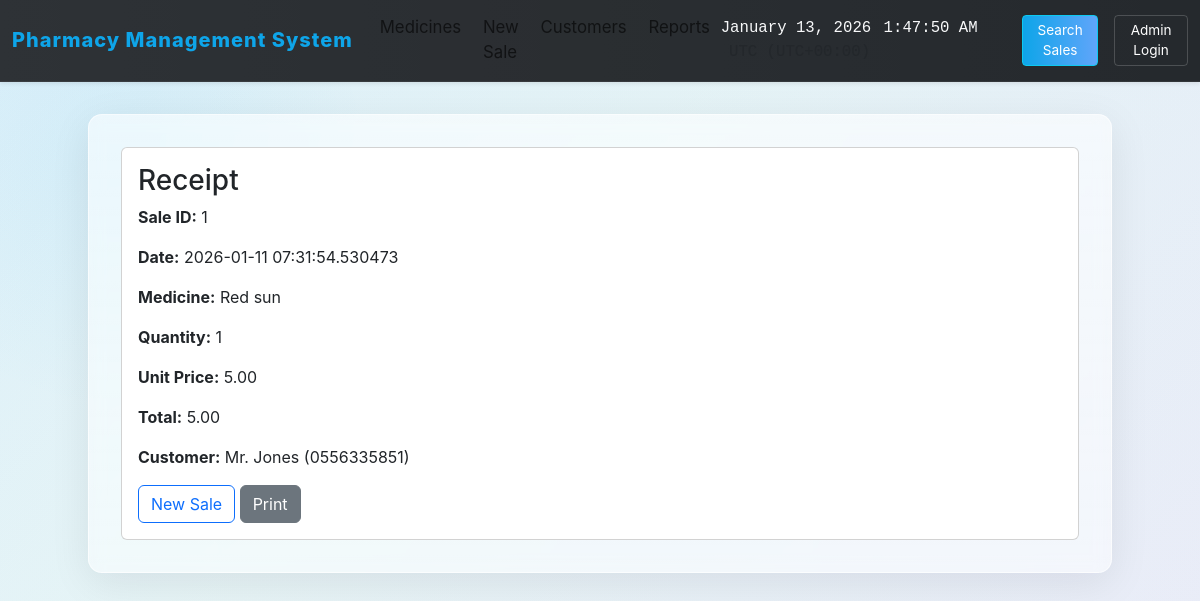
Screenshot of /sales/receipt/1 with the database file from the repository.
### models.py (models this page shows, shortened)
class Sale(db.Model):
    id = db.Column(db.Integer, primary_key=True)
    medicine_id = db.Column(db.Integer, db.ForeignKey("medicine.id"), nullable=False)
    medicine = db.relationship("Medicine")
    quantity = db.Column(db.Integer, nullable=False)
    price_per_unit = db.Column(db.Float, nullable=False)
    total_price = db.Column(db.Float, nullable=False)
    timestamp = db.Column(db.DateTime, default=datetime.now)
    customer_id = db.Column(db.Integer, db.ForeignKey("customer.id"), nullable=True)
    customer = db.relationship("Customer")

class Medicine(db.Model):
    id = db.Column(db.Integer, primary_key=True)
    name = db.Column(db.String(120), nullable=False)
    brand = db.Column(db.String(120))
    price = db.Column(db.Float, nullable=False)
    quantity = db.Column(db.Integer, nullable=False, default=0)
    expiry_date = db.Column(db.Date, nullable=True)
    category = db.Column(db.String(80))
    description = db.Column(db.Text)

class Customer(db.Model):
    id = db.Column(db.Integer, primary_key=True)
    name = db.Column(db.String(120), nullable=False)
    phone = db.Column(db.String(30))

### app.py (the view)
    @app.route('/sales/receipt/<int:sale_id>')
    def receipt(sale_id):
        sale = Sale.query.get_or_404(sale_id)
        return render_template('receipt.html', sale=sale)

### templates/receipt.html
{% extends 'base.html' %}
{% block content %}
  <div class="card">
    <div class="card-body">
      <h3 class="card-title">Receipt</h3>
      <p><strong>Sale ID:</strong> {{sale.id}}</p>
      <p><strong>Date:</strong> {{sale.timestamp}}</p>
      <p><strong>Medicine:</strong> {{sale.medicine.name}}</p>
      <p><strong>Quantity:</strong> {{sale.quantity}}</p>
      <p><strong>Unit Price:</strong> {{'%.2f'|format(sale.price_per_unit)}}</p>
      <p><strong>Total:</strong> {{'%.2f'|format(sale.total_price)}}</p>
      {% if sale.customer %}
        <p><strong>Customer:</strong> {{sale.customer.name}} {{sale.customer.phone and '(' ~ sale.customer.phone ~ ')'}} </p>
      {% endif %}
      <a class="btn btn-outline-primary" href="/sales/new">New Sale</a>
      <a class="btn btn-secondary" onclick="window.print()">Print</a>
    </div>
  </div>
{% endblock %}

### templates/base.html (style rules this page uses)
:root { --primary-blue: #0ea5e9; --accent-green: #16a34a; --danger-red: #ef4444; --glass-white: rgba(255,255,255,0.75); --glass-border: rgba(255,255,255,0.6); --muted: rgba(0,0,0,0.6); }
html,body { height:100%; }
body { background: linear-gradient(135deg, rgba(14,165,233,0.12) 0%, rgba(16,185,129,0.06) 40%, rgba(239,68,68,0.04) 100%), radial-gradient( circle at 10% 20%, rgba(14,165,233,0.06), transparent 20%), linear-gradient(120deg, #f8fafc 0%, #eaf2ff 100%); min-height: 100vh; font-family: -apple-system, BlinkMacSystemFont, 'Segoe UI', Roboto, 'Helvetica Neue', Arial; color: #0f172a; }

### rows the page displays
Sale: id "1", timestamp "2026-01-11 07:31:54.530473", quantity "1", price_per_unit "5.00", total_price "5.00"
Medicine: medicine.name "Red sun"
Customer: customer.name "Mr. Jones", customer "(0556335851)"
